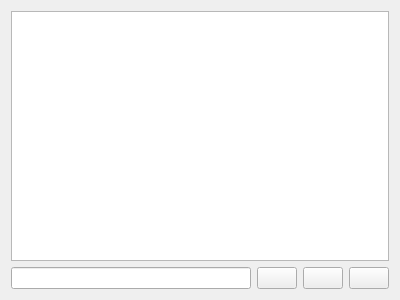
<?xml version="1.0" encoding="UTF-8"?>
<ui version="4.0">
 <class>WdgCompositionDocker</class>
 <widget class="QWidget" name="WdgCompositionDocker">
  <property name="geometry">
   <rect>
    <x>0</x>
    <y>0</y>
    <width>400</width>
    <height>300</height>
   </rect>
  </property>
  <layout class="QGridLayout" name="gridLayout">
   <item row="1" column="2">
    <widget class="QPushButton" name="deleteButton">
     <property name="text">
      <string/>
     </property>
    </widget>
   </item>
   <item row="1" column="1">
    <widget class="QPushButton" name="saveButton">
     <property name="text">
      <string/>
     </property>
    </widget>
   </item>
   <item row="1" column="0">
    <widget class="QLineEdit" name="saveNameEdit"/>
   </item>
   <item row="1" column="3">
    <widget class="QPushButton" name="exportButton">
     <property name="text">
      <string/>
     </property>
    </widget>
   </item>
   <item row="0" column="0" colspan="4">
    <widget class="QListView" name="compositionView"/>
   </item>
  </layout>
 </widget>
 <customwidgets>
  <customwidget>
   <class>QLineEdit</class>
   <extends>QLineEdit</extends>
   <header>QLineEdit</header>
  </customwidget>
 </customwidgets>
 <resources/>
 <connections/>
</ui>
